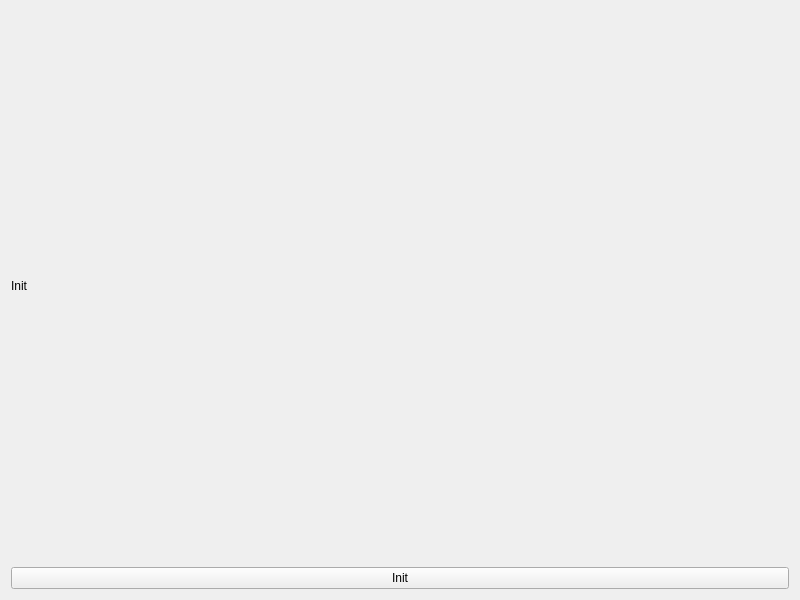
<?xml version="1.0" encoding="UTF-8"?>
<ui version="4.0">
 <class>Piano</class>
 <widget class="QWidget" name="Piano">
  <property name="geometry">
   <rect>
    <x>0</x>
    <y>0</y>
    <width>800</width>
    <height>600</height>
   </rect>
  </property>
  <property name="windowTitle">
   <string>Piano</string>
  </property>
  <layout class="QVBoxLayout" name="verticalLayout_2">
   <item>
    <layout class="QVBoxLayout" name="verticalLayout">
     <item>
      <widget class="QLabel" name="realImg">
       <property name="text">
        <string>Init</string>
       </property>
      </widget>
     </item>
    </layout>
   </item>
   <item>
    <widget class="QPushButton" name="pushButton">
     <property name="text">
      <string>Init</string>
     </property>
    </widget>
   </item>
  </layout>
 </widget>
 <resources/>
 <connections/>
</ui>
